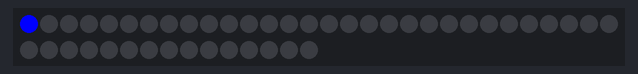
Recording of a sketch running on a simulated Arduino Uno, built with avr-gcc and run on an emulated ATmega328P. On the bench: 45 RGB LEDs in strip order, left to right, continuing on the next row.

Above: at 0.04 s.
At 1.05 s:
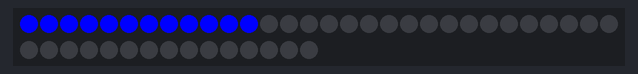
At 2.07 s:
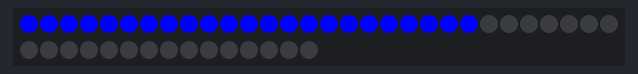
At 3.08 s:
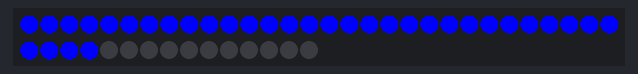
At 4.1 s:
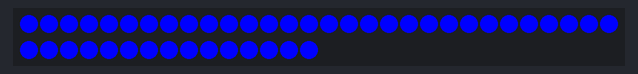

The sketch:

robotica_color_wipe_back_24-01-2020.ino
```cpp
#include <Adafruit_NeoPixel.h>
#define PIN 3
#define NUM_LEDS 45
Adafruit_NeoPixel strip = Adafruit_NeoPixel(45, 3, NEO_GRB + NEO_KHZ800);
 //green 0x00 0x00 0xFF
 //Red 0xFF 0x00 0x00
 //Blue 0x00 0xFF 0x00

void setup() {
  strip.begin();
  strip.show(); // Initialize all pixels to 'off'
}


void loop() {
  colorWipe(0x00,0x00,0xFF, 90);
}

void colorWipe(byte red, byte green, byte blue, int SpeedDelay) {
  for(uint16_t i=0; i<NUM_LEDS; i++) {
      setPixel(i, red, green, blue);
      showStrip();
      delay(SpeedDelay);
  }

}

void showStrip() {
 #ifdef ADAFRUIT_NEOPIXEL_H
   // NeoPixel
   strip.show();
 #endif
}

void setPixel(int Pixel, byte red, byte green, byte blue) {
 #ifdef ADAFRUIT_NEOPIXEL_H
   strip.setPixelColor(Pixel, strip.Color(red, green, blue));
 #endif
}

void setAll(byte red, byte green, byte blue) {
  for(int i = 0; i < NUM_LEDS; i++ ) {
    setPixel(i, red, green, blue);
  }
  showStrip();
}
```
